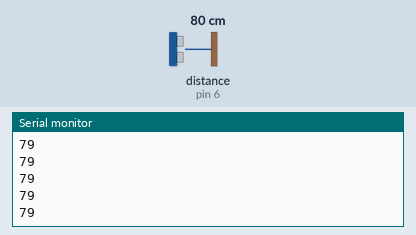
Bench run of a sketch on a simulated Arduino Uno, built with avr-gcc and run on an emulated ATmega328P. On the bench: the last lines printed to the serial monitor. Wiring (inferred from the names in the program): ultrasonic range finder: trigger pin 7; echo pin 6. The inputs (shaded band) are chosen by the test bench; at power-on: distance to the obstacle (sensor on pin 6) 80 cm. The echo pulse lasts 58.3 µs per cm.

Above: at 1.2 s.
1.3 s: distance to the obstacle (sensor on pin 6) set to 2 cm
At 2.0 s:
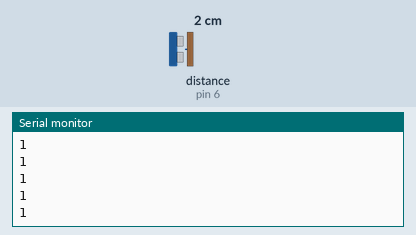
2.8 s: distance to the obstacle (sensor on pin 6) set to 4 cm
At 3.6 s:
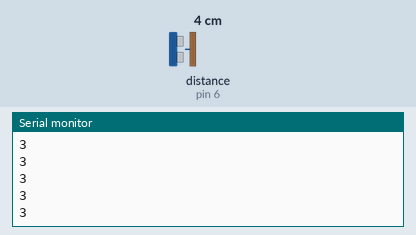
Timing chart, 0 to 5.8 s (numbered marks = the images above; inputs shaded):
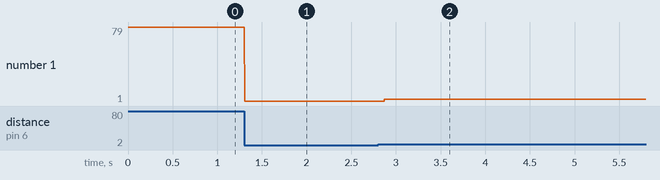

Measured:
- after the input at 1.3 s, the serial monitor: prints a new line at once (image 1)
- after the input at 2.8 s, the serial monitor: prints a new line after 0.07 s (image 2)
- plotted number 1: 79 → 1 after the input at 1.3 s, 1 → 3 after the input at 2.8 s

The sketch:

code.ino
```cpp
//Arduino UNO code for ultrasonic sensor testing electronic brain
#define trig 7
#define echo 6


void setup() {
  // put your setup code here, to run once:
  Serial.begin (9600);
  pinMode(trig, OUTPUT);
  pinMode(echo, INPUT);


}

void loop() {
  // put your main code here, to run repeatedly:
    long duration, distance;
  digitalWrite(trig, LOW);
  delayMicroseconds(10);
  digitalWrite(trig, HIGH);
  delayMicroseconds(15);
  digitalWrite(trig, LOW);
  delayMicroseconds(20);

  duration = pulseIn(echo, HIGH);
  distance = (duration/2) / 29.1;

  Serial.println(distance);


}
```
